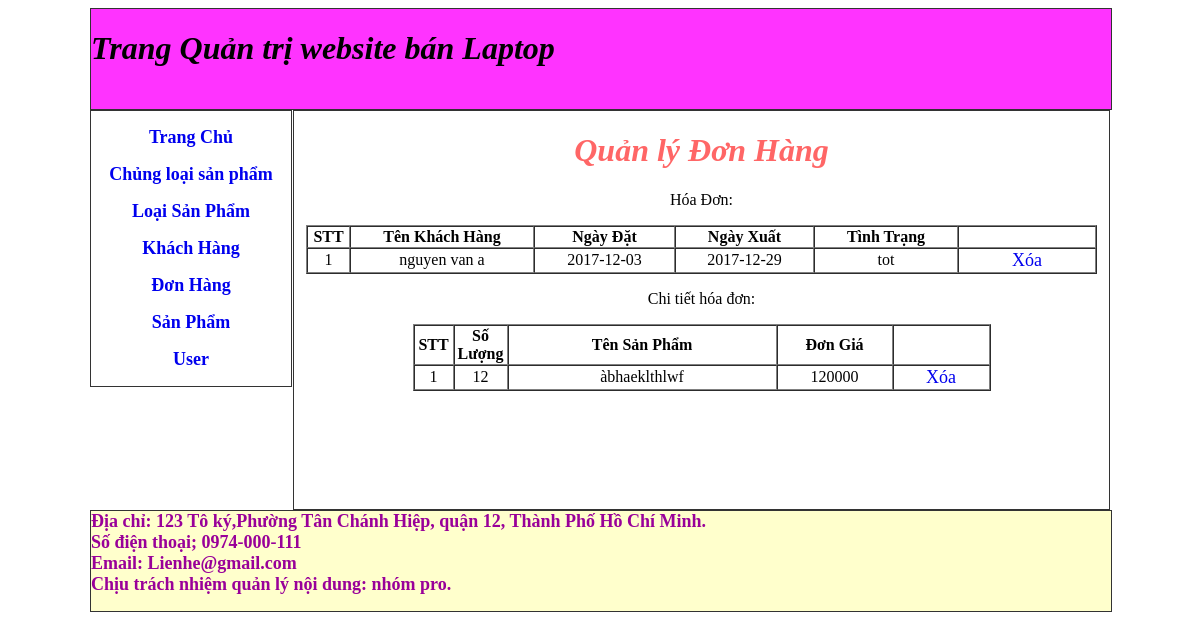
The app's page /admin/index.php?id=giohang with its own data.
### tables this page shows
CREATE TABLE `hoadon` (
  `maHD` int(11) NOT NULL,
  `TenKH` text NOT NULL,
  `NgayDat` date NOT NULL,
  `NgayXuat` date NOT NULL,
  `Tinhtrang` text NOT NULL
);

CREATE TABLE `chitiethoadon` (
  `idSP` int(11) NOT NULL,
  `soluong` int(11) NOT NULL,
  `tensp` varchar(50) NOT NULL,
  `Dongia` int(11) NOT NULL,
  `maHD` int(11) NOT NULL
);

### admin/giohang.php (the view)
<div style="color:#F66"> <h1><i>Quản lý Đơn Hàng</i></h1></div>
<form name="form1" method="post" action="">
  <p>Hóa Đơn:</p>
  <table width="791" border="1" cellspacing="0" align="center">
    <tr>
      <th width="39" scope="col">STT</th>
      <th width="180" scope="col">Tên Khách Hàng</th>
      <th width="137" scope="col">Ngày Đặt</th>
      <th width="135" scope="col">Ngày Xuất</th>
      <th width="140" scope="col">Tình Trạng</th>
     <th>&nbsp;</th>
    </tr>
    <?php
		$kqhd=mysqli_query($link,"select* from hoadon");
		$i=1;
		while($dhd=mysqli_fetch_array($kqhd)){
	?>
    <tr>
      <td><?php echo $i; $i++;?></td>
      <td><?php echo $dhd['TenKH'];?></td>
      <td><?php echo $dhd['NgayDat'];?></td>
      <td><?php echo $dhd['NgayXuat'];?></td>
      <td><?php echo $dhd['Tinhtrang'];?></td>
      <td align="center"><a href="process.php?xoahd=<?php echo $dhd["maHD"];?>">Xóa</a></td>
    </tr>
    <?php }?>
  </table>
  <p>Chi tiết hóa đơn:</p>
  <table width="578" border="1" cellspacing="0" align="center">
    <tr>
      <th width="36" scope="col">STT</th>
      <th width="50" scope="col">Số Lượng</th>
      <th width="265" scope="col">Tên Sản Phẩm</th>
      <th width="112" scope="col">Đơn Giá</th>
    	<th>&nbsp;</th>
    </tr>
    <?php
		$kqct=mysqli_query($link,"select* from chitiethoadon");
		$j=1;
		while($dct=mysqli_fetch_array($kqct)){
	?>
    <tr>
      <td><?php echo $j; $j++;?></td>
      <td><?php echo $dct['soluong'];?></td>
      <td><?php echo $dct['tensp'];?></td>
      <td><?php echo $dct['Dongia'];?></td>
     <td align="center"><a href="process.php?xoact=<?php echo $dct['maHD'];?>">Xóa</a></td>
    </tr>
    <?php }?>
  </table>
  <p>&nbsp;</p>
  <p>&nbsp;</p>
</form>
<p>&nbsp;</p>

### admin/index.php (style rules this page uses)
a { text-decoration: none; font-size: 18px; }

### records on screen
hoadon: TenKH "nguyen van a", NgayDat "2017-12-03", NgayXuat "2017-12-29", Tinhtrang "tot"
chitiethoadon: soluong "12", tensp "àbhaeklthlwf", Dongia "120000"
